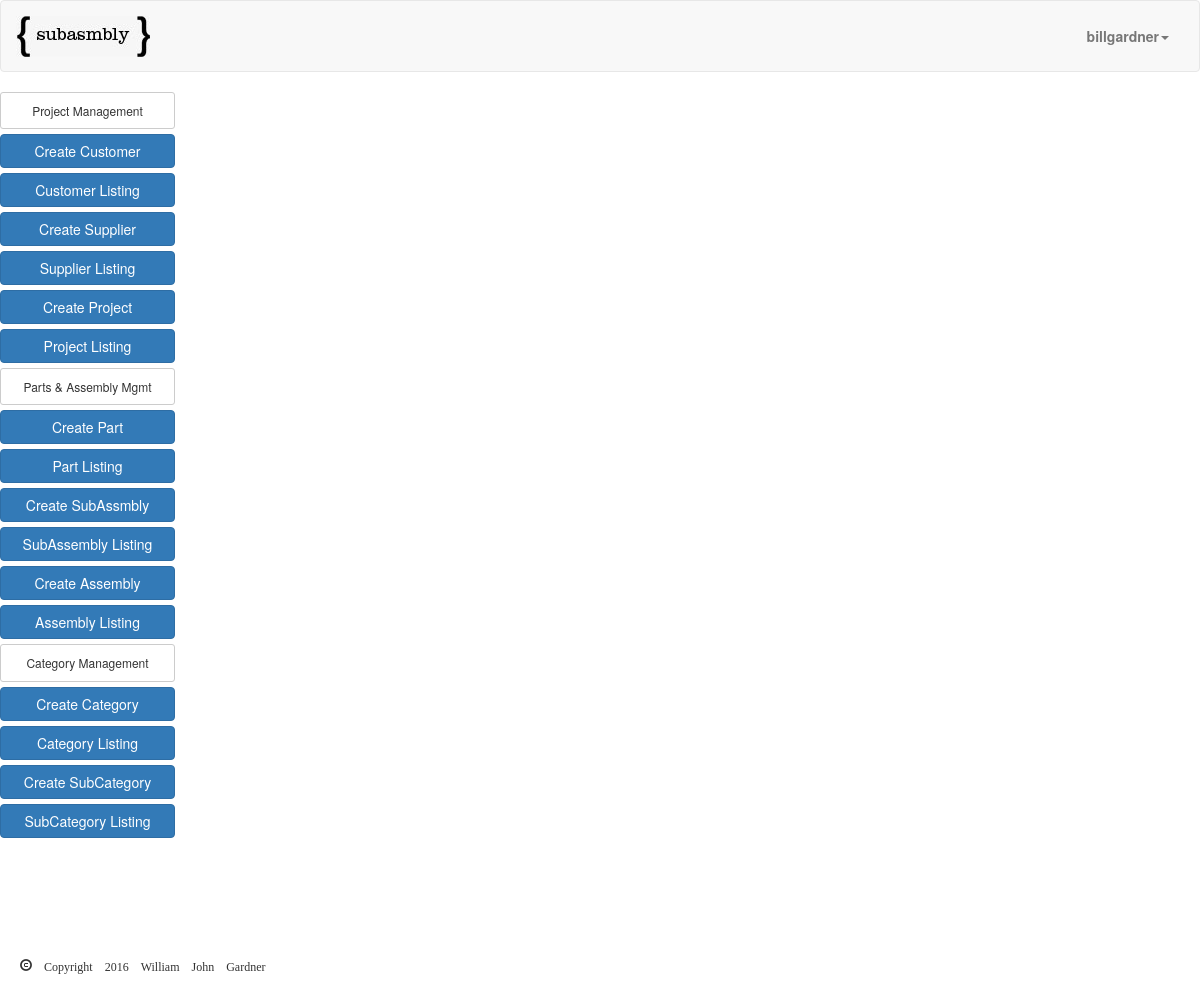
/subassembly_list/ (signed in), run on an earlier commit of the app's database.
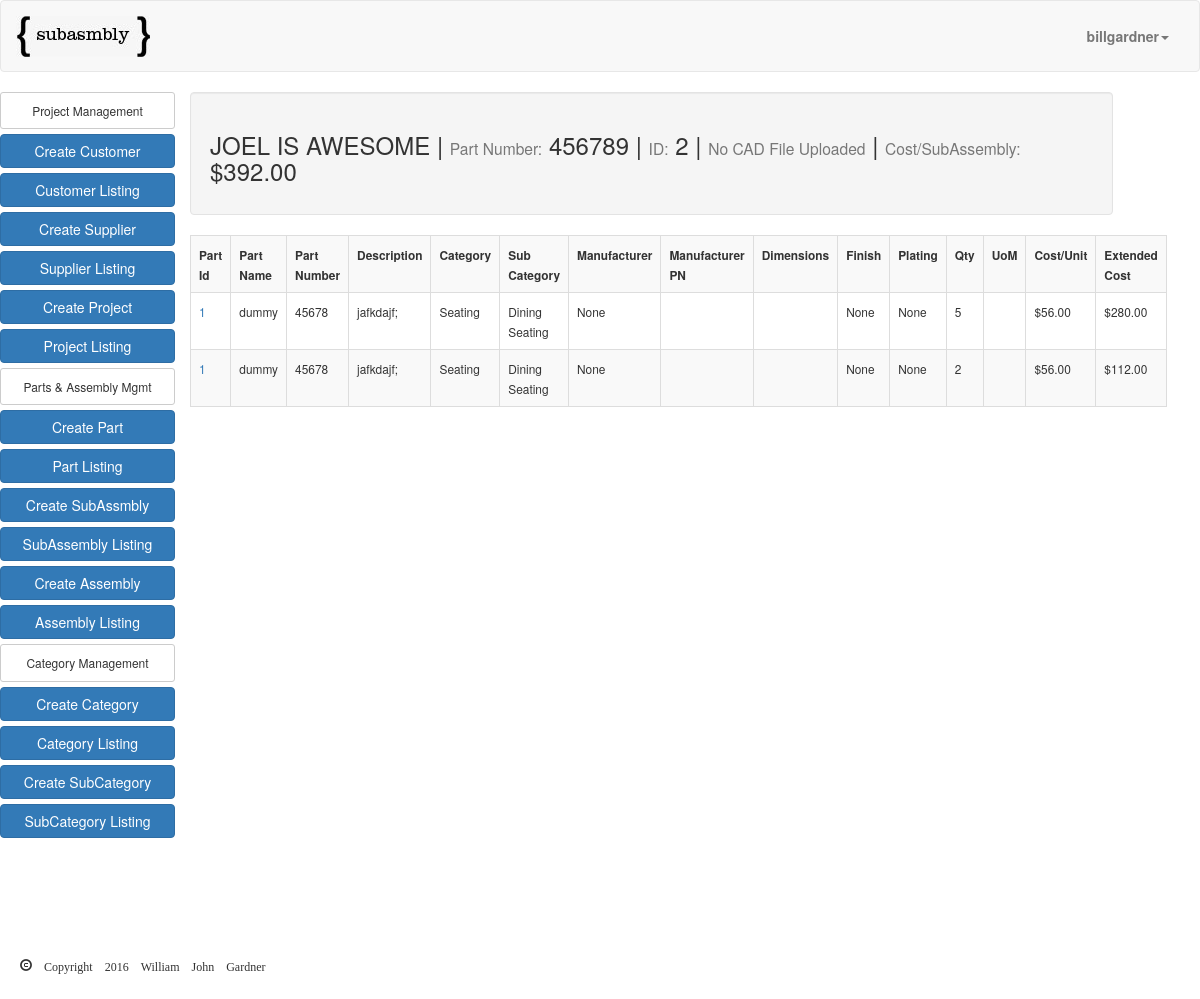
And on a later commit of the database.
### app/models.py (models this page shows, shortened)
class SubAssembly(models.Model):
    user = models.ForeignKey("auth.User")
    sub_assembly_name = models.CharField(max_length=50)
    sub_assembly_number = models.CharField(max_length=50, null=True, blank=True)
    description = models.CharField(max_length=50, null=True, blank=True)
    category = models.ForeignKey(Category, null=True, blank=True)
    sub_category = models.ForeignKey(SubCategory, null=True, blank=True)
    mfg_supplier = models.ForeignKey('app.Supplier', null=True, blank=True)
    mfg_supplier_pn = models.CharField(max_length=50, null=True, blank=True)
    finish = models.ForeignKey('app.FinishTable', null=True, blank=True)
    plating = models.ForeignKey('app.PlatingTable', null=True, blank=True)
    subassembly_cost = models.DecimalField(max_digits=10, decimal_places=2, null=True, blank=True)
    notes = models.TextField(null=True, blank=True)
    cad_file = models.FileField(upload_to="cad_files", null=True, blank=True)

class SubAssemblyQuantity(models.Model):
    part = models.ForeignKey(Part)
    quantity = models.IntegerField()
    assembly = models.ForeignKey('app.SubAssembly')
    @property
    def cost(self):
        cost = self.part.unit_cost * self.quantity
        return cost

class Part(models.Model):
    user = models.ForeignKey("auth.User")
    part_name = models.CharField(max_length=50)
    part_number = models.CharField(max_length=50, null=True, blank=True)
    description = models.CharField(max_length=50, null=True, blank=True)
    category = models.ForeignKey(Category)
    sub_category = models.ForeignKey(SubCategory)
    manufacturer = models.ForeignKey('app.Supplier', null=True, blank=True)
    manufacturer_pn = models.CharField(max_length=50, null=True, blank=True)
    dimensions = models.CharField(max_length=50, null=True, blank=True)
    finish = models.ForeignKey('app.FinishTable', null=True, blank=True)
    plating = models.ForeignKey('app.PlatingTable', null=True, blank=True)
    uom = models.CharField(max_length=15, null=True, blank=True)
    unit_cost = models.DecimalField(max_digits=10, decimal_places=2)
    part_url = models.URLField(null=True, blank=True)
    notes = models.TextField(null=True, blank=True)
    cad_file = models.FileField(upload_to="cad_files", null=True, blank=True)
    image = models.ImageField(upload_to="image_files", null=True, blank=True, verbose_name="Part Image")

class Category(models.Model):
    user = models.ForeignKey("auth.User")
    category = models.CharField(max_length=30)
    def __str__(self):
        return self.category

class SubCategory(models.Model):
    user = models.ForeignKey("auth.User")
    category = models.ForeignKey(Category)
    subcategory = models.CharField(max_length=30)
    def __str__(self):
        return self.subcategory

### app/views.py (the view)
# urls.py: url(r'^subassembly_list/$', login_required(SubAssemblyListView.as_view()), name="subassembly_list_view"),
class SubAssemblyListView(ListView):
    model = SubAssembly
    template_name = "app/subassembly_list.html"
    def get_queryset(self):
        return self.model.objects.filter(user=self.request.user)
    def get_context_data(self, **kwargs):
        context = super().get_context_data(**kwargs)
        context['subassembly'] = SubAssembly.objects.all()
        return context

### app/templatetags/app_filters.py (called while the page is built)
@register.filter(name="part_sum")
def part_sum(your_list):
  return sum(d.cost for d in your_list)

### templates/app/subassembly_list.html
{% extends "bom.html" %}
{% load mathfilters %}
{% load app_filters %}
{% block content %}
{% for object in object_list %}
  <div class="row">
    <div class="col-md-12 well">
      <h3>{{object.sub_assembly_name}}  |  <small>Part Number:</small> {{object.sub_assembly_number}}  |  <small>ID:</small> {{object.id}}  |  {% if object.cad_file %}<small><a href="{{object.cad_file.url}}">Click to View CAD</a></small>{% else %}<small>No CAD File Uploaded</small>{% endif %}  |  <small>Cost/SubAssembly: </small>${{ object.subassemblyquantity_set.all|part_sum }}</h3>
    </div>
    <table class="table table-striped table-bordered table-hover">
        <tr>
          <th><small>Part Id</small></th>
          <th><small>Part Name</small></th>
          <th><small>Part Number</small></th>
          <th><small>Description</small></th>
          <th><small>Category</small></th>
          <th><small>Sub Category</small></th>
          <th><small>Manufacturer</small></th>
          <th><small>Manufacturer PN</small></th>
          <th><small>Dimensions</small></th>
          <th><small>Finish</small></th>
          <th><small>Plating</small></th>
          <th><small>Qty</small></th>
          <th><small>UoM</small></th>
          <th><small>Cost/Unit</small></th>
          <th><small>Extended Cost</small></th>
        </tr>
        {% for part in object.subassemblyquantity_set.all %}
          <tr>
            <td><a href="{% url 'subassembly_detail_view' part.id %}"><small>{{part.part.pk}}</small></a></td>
          <td><small>{{part.part.part_name}}</small></td>
          <td><small>{{part.part.part_number}}</small></td>
          <td><small>{{part.part.description}}</small></td>
          <td><small>{{part.part.category}}</small></td>
          <td><small>{{part.part.sub_category}}</small></td>
          <td><small>{{part.part.manufacturer}}</small></td>
          <td><small>{{part.part.manufacturer_pn}}</small></td>
          <td><small>{{part.part.dimensions}}</small></td>
          <td><small>{{part.part.finish}}</small></td>
          <td><small>{{part.part.plating}}</small></td>
          <td><small>{{part.quantity}}</small></td>
          <td><small>{{part.part.uom}}</small></td>
          <td><small>${{part.part.unit_cost}}</small></td>
          <td><small>${{part.cost}}</small></td>
          </tr>
          {% endfor %}
      </table>
    </div>
  {% endfor %}
</div>
</div>
{% endblock %}

What changed in the data, as far as the page shows it:
added SubAssembly: sub_assembly_name "JOEL IS AWESOME", sub_assembly_number "456789", id "2", cad_file "No CAD File Uploaded", subassemblyquantity_set.all|part_sum "392.00"
added SubAssemblyQuantity: part.pk "1", part.part_name "dummy", part.part_number "45678", part.description "jafkdajf;", part.category "Seating", part.sub_category "Dining Seating", part.manufacturer "None", part.finish "None", part.plating "None", quantity "5", part.unit_cost "56.00", cost "280.00"
added SubAssemblyQuantity: part.pk "1", part.part_name "dummy", part.part_number "45678", part.description "jafkdajf;", part.category "Seating", part.sub_category "Dining Seating", part.manufacturer "None", part.finish "None", part.plating "None", quantity "2", part.unit_cost "56.00", cost "112.00"
